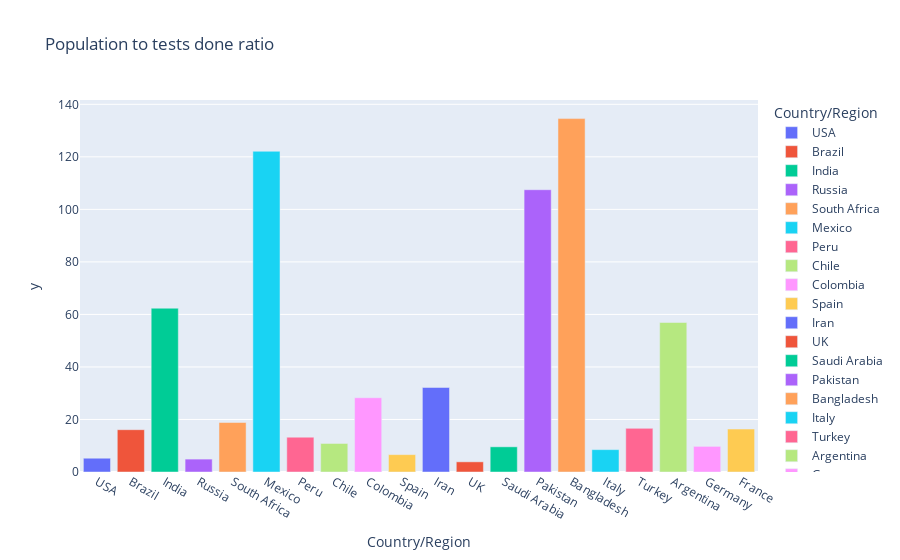

Source (notebook cell):
### Code cell
fig = px.bar(world_data.iloc[0:20],x='Country/Region',y=pop_test_ratio[0:20],color='Country/Region',title='Population to tests done ratio')
fig.show()

### Figure 1 — Plotly figure (JSON) as saved in the notebook; plotly's stock layout.template omitted (floating-point values rounded to 4 significant figures)
{"data": [{"alignmentgroup": "True", "hovertemplate": "Country/Region=%{x}<br>y=%{y}<extra></extra>", "legendgroup": "USA", "marker": {"color": "#636efa", "pattern": {"shape": ""}}, "name": "USA", "offsetgroup": "USA", "orientation": "v", "showlegend": true, "textposition": "auto", "type": "bar", "x": ["USA"], "xaxis": "x", "y": [5.245], "yaxis": "y"}, {"alignmentgroup": "True", "hovertemplate": "Country/Region=%{x}<br>y=%{y}<extra></extra>", "legendgroup": "Brazil", "marker": {"color": "#EF553B", "pattern": {"shape": ""}}, "name": "Brazil", "offsetgroup": "Brazil", "orientation": "v", "showlegend": true, "textposition": "auto", "type": "bar", "x": ["Brazil"], "xaxis": "x", "y": [16.11], "yaxis": "y"}, {"alignmentgroup": "True", "hovertemplate": "Country/Region=%{x}<br>y=%{y}<extra></extra>", "legendgroup": "India", "marker": {"color": "#00cc96", "pattern": {"shape": ""}}, "name": "India", "offsetgroup": "India", "orientation": "v", "showlegend": true, "textposition": "auto", "type": "bar", "x": ["India"], "xaxis": "x", "y": [62.37], "yaxis": "y"}, {"alignmentgroup": "True", "hovertemplate": "Country/Region=%{x}<br>y=%{y}<extra></extra>", "legendgroup": "Russia", "marker": {"color": "#ab63fa", "pattern": {"shape": ""}}, "name": "Russia", "offsetgroup": "Russia", "orientation": "v", "showlegend": true, "textposition": "auto", "type": "bar", "x": ["Russia"], "xaxis": "x", "y": [4.911], "yaxis": "y"}, {"alignmentgroup": "True", "hovertemplate": "Country/Region=%{x}<br>y=%{y}<extra></extra>", "legendgroup": "South Africa", "marker": {"color": "#FFA15A", "pattern": {"shape": ""}}, "name": "South Africa", "offsetgroup": "South Africa", "orientation": "v", "showlegend": true, "textposition": "auto", "type": "bar", "x": ["South Africa"], "xaxis": "x", "y": [18.85], "yaxis": "y"}, {"alignmentgroup": "True", "hovertemplate": "Country/Region=%{x}<br>y=%{y}<extra></extra>", "legendgroup": "Mexico", "marker": {"color": "#19d3f3", "pattern": {"shape": ""}}, "name": "Mexico", "offsetgroup": "Mexico", "orientation": "v", "showlegend": true, "textposition": "auto", "type": "bar", "x": ["Mexico"], "xaxis": "x", "y": [122.1], "yaxis": "y"}, {"alignmentgroup": "True", "hovertemplate": "Country/Region=%{x}<br>y=%{y}<extra></extra>", "legendgroup": "Peru", "marker": {"color": "#FF6692", "pattern": {"shape": ""}}, "name": "Peru", "offsetgroup": "Peru", "orientation": "v", "showlegend": true, "textposition": "auto", "type": "bar", "x": ["Peru"], "xaxis": "x", "y": [13.24], "yaxis": "y"}, {"alignmentgroup": "True", "hovertemplate": "Country/Region=%{x}<br>y=%{y}<extra></extra>", "legendgroup": "Chile", "marker": {"color": "#B6E880", "pattern": {"shape": ""}}, "name": "Chile", "offsetgroup": "Chile", "orientation": "v", "showlegend": true, "textposition": "auto", "type": "bar", "x": ["Chile"], "xaxis": "x", "y": [10.87], "yaxis": "y"}, {"alignmentgroup": "True", "hovertemplate": "Country/Region=%{x}<br>y=%{y}<extra></extra>", "legendgroup": "Colombia", "marker": {"color": "#FF97FF", "pattern": {"shape": ""}}, "name": "Colombia", "offsetgroup": "Colombia", "orientation": "v", "showlegend": true, "textposition": "auto", "type": "bar", "x": ["Colombia"], "xaxis": "x", "y": [28.27], "yaxis": "y"}, {"alignmentgroup": "True", "hovertemplate": "Country/Region=%{x}<br>y=%{y}<extra></extra>", "legendgroup": "Spain", "marker": {"color": "#FECB52", "pattern": {"shape": ""}}, "name": "Spain", "offsetgroup": "Spain", "orientation": "v", "showlegend": true, "textposition": "auto", "type": "bar", "x": ["Spain"], "xaxis": "x", "y": [6.619], "yaxis": "y"}, {"alignmentgroup": "True", "hovertemplate": "Country/Region=%{x}<br>y=%{y}<extra></extra>", "legendgroup": "Iran", "marker": {"color": "#636efa", "pattern": {"shape": ""}}, "name": "Iran", "offsetgroup": "Iran", "orientation": "v", "showlegend": true, "textposition": "auto", "type": "bar", "x": ["Iran"], "xaxis": "x", "y": [32.19], "yaxis": "y"}, {"alignmentgroup": "True", "hovertemplate": "Country/Region=%{x}<br>y=%{y}<extra></extra>", "legendgroup": "UK", "marker": {"color": "#EF553B", "pattern": {"shape": ""}}, "name": "UK", "offsetgroup": "UK", "orientation": "v", "showlegend": true, "textposition": "auto", "type": "bar", "x": ["UK"], "xaxis": "x", "y": [3.878], "yaxis": "y"}, {"alignmentgroup": "True", "hovertemplate": "Country/Region=%{x}<br>y=%{y}<extra></extra>", "legendgroup": "Saudi Arabia", "marker": {"color": "#00cc96", "pattern": {"shape": ""}}, "name": "Saudi Arabia", "offsetgroup": "Saudi Arabia", "orientation": "v", "showlegend": true, "textposition": "auto", "type": "bar", "x": ["Saudi Arabia"], "xaxis": "x", "y": [9.59], "yaxis": "y"}, {"alignmentgroup": "True", "hovertemplate": "Country/Region=%{x}<br>y=%{y}<extra></extra>", "legendgroup": "Pakistan", "marker": {"color": "#ab63fa", "pattern": {"shape": ""}}, "name": "Pakistan", "offsetgroup": "Pakistan", "orientation": "v", "showlegend": true, "textposition": "auto", "type": "bar", "x": ["Pakistan"], "xaxis": "x", "y": [107.5], "yaxis": "y"}, {"alignmentgroup": "True", "hovertemplate": "Country/Region=%{x}<br>y=%{y}<extra></extra>", "legendgroup": "Bangladesh", "marker": {"color": "#FFA15A", "pattern": {"shape": ""}}, "name": "Bangladesh", "offsetgroup": "Bangladesh", "orientation": "v", "showlegend": true, "textposition": "auto", "type": "bar", "x": ["Bangladesh"], "xaxis": "x", "y": [134.6], "yaxis": "y"}, {"alignmentgroup": "True", "hovertemplate": "Country/Region=%{x}<br>y=%{y}<extra></extra>", "legendgroup": "Italy", "marker": {"color": "#19d3f3", "pattern": {"shape": ""}}, "name": "Italy", "offsetgroup": "Italy", "orientation": "v", "showlegend": true, "textposition": "auto", "type": "bar", "x": ["Italy"], "xaxis": "x", "y": [8.515], "yaxis": "y"}, {"alignmentgroup": "True", "hovertemplate": "Country/Region=%{x}<br>y=%{y}<extra></extra>", "legendgroup": "Turkey", "marker": {"color": "#FF6692", "pattern": {"shape": ""}}, "name": "Turkey", "offsetgroup": "Turkey", "orientation": "v", "showlegend": true, "textposition": "auto", "type": "bar", "x": ["Turkey"], "xaxis": "x", "y": [16.61], "yaxis": "y"}, {"alignmentgroup": "True", "hovertemplate": "Country/Region=%{x}<br>y=%{y}<extra></extra>", "legendgroup": "Argentina", "marker": {"color": "#B6E880", "pattern": {"shape": ""}}, "name": "Argentina", "offsetgroup": "Argentina", "orientation": "v", "showlegend": true, "textposition": "auto", "type": "bar", "x": ["Argentina"], "xaxis": "x", "y": [56.93], "yaxis": "y"}, {"alignmentgroup": "True", "hovertemplate": "Country/Region=%{x}<br>y=%{y}<extra></extra>", "legendgroup": "Germany", "marker": {"color": "#FF97FF", "pattern": {"shape": ""}}, "name": "Germany", "offsetgroup": "Germany", "orientation": "v", "showlegend": true, "textposition": "auto", "type": "bar", "x": ["Germany"], "xaxis": "x", "y": [9.761], "yaxis": "y"}, {"alignmentgroup": "True", "hovertemplate": "Country/Region=%{x}<br>y=%{y}<extra></extra>", "legendgroup": "France", "marker": {"color": "#FECB52", "pattern": {"shape": ""}}, "name": "France", "offsetgroup": "France", "orientation": "v", "showlegend": true, "textposition": "auto", "type": "bar", "x": ["France"], "xaxis": "x", "y": [16.35], "yaxis": "y"}], "layout": {"barmode": "relative", "legend": {"title": {"text": "Country/Region"}, "tracegroupgap": 0}, "title": {"text": "Population to tests done ratio"}, "xaxis": {"anchor": "y", "categoryarray": ["USA", "Brazil", "India", "Russia", "South Africa", "Mexico", "Peru", "Chile", "Colombia", "Spain", "Iran", "UK", "Saudi Arabia", "Pakistan", "Bangladesh", "Italy", "Turkey", "Argentina", "Germany", "France"], "categoryorder": "array", "domain": [0, 1], "title": {"text": "Country/Region"}}, "yaxis": {"anchor": "x", "domain": [0, 1], "title": {"text": "y"}}}}
